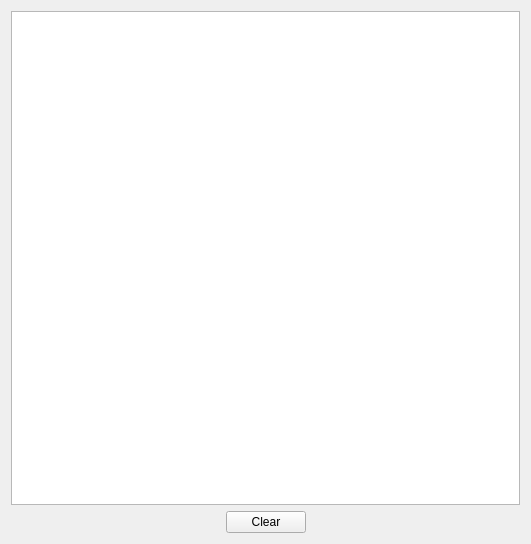
<?xml version="1.0" encoding="UTF-8"?>
<ui version="4.0">
 <class>TerminalWidget</class>
 <widget class="QWidget" name="TerminalWidget">
  <property name="geometry">
   <rect>
    <x>0</x>
    <y>0</y>
    <width>531</width>
    <height>544</height>
   </rect>
  </property>
  <property name="windowTitle">
   <string>Form</string>
  </property>
  <layout class="QVBoxLayout" name="verticalLayout">
   <item>
    <widget class="QTextEdit" name="m_txt_terminal">
     <property name="styleSheet">
      <string/>
     </property>
    </widget>
   </item>
   <item>
    <layout class="QHBoxLayout" name="horizontalLayout">
     <item>
      <spacer name="horizontalSpacer">
       <property name="orientation">
        <enum>Qt::Horizontal</enum>
       </property>
       <property name="sizeHint" stdset="0">
        <size>
         <width>40</width>
         <height>20</height>
        </size>
       </property>
      </spacer>
     </item>
     <item>
      <widget class="QPushButton" name="m_btn_clear">
       <property name="text">
        <string>Clear</string>
       </property>
      </widget>
     </item>
     <item>
      <spacer name="horizontalSpacer_2">
       <property name="orientation">
        <enum>Qt::Horizontal</enum>
       </property>
       <property name="sizeHint" stdset="0">
        <size>
         <width>40</width>
         <height>20</height>
        </size>
       </property>
      </spacer>
     </item>
    </layout>
   </item>
  </layout>
 </widget>
 <resources/>
 <connections>
  <connection>
   <sender>m_btn_clear</sender>
   <signal>clicked()</signal>
   <receiver>m_txt_terminal</receiver>
   <slot>clear()</slot>
   <hints>
    <hint type="sourcelabel">
     <x>265</x>
     <y>519</y>
    </hint>
    <hint type="destinationlabel">
     <x>265</x>
     <y>253</y>
    </hint>
   </hints>
  </connection>
 </connections>
</ui>
